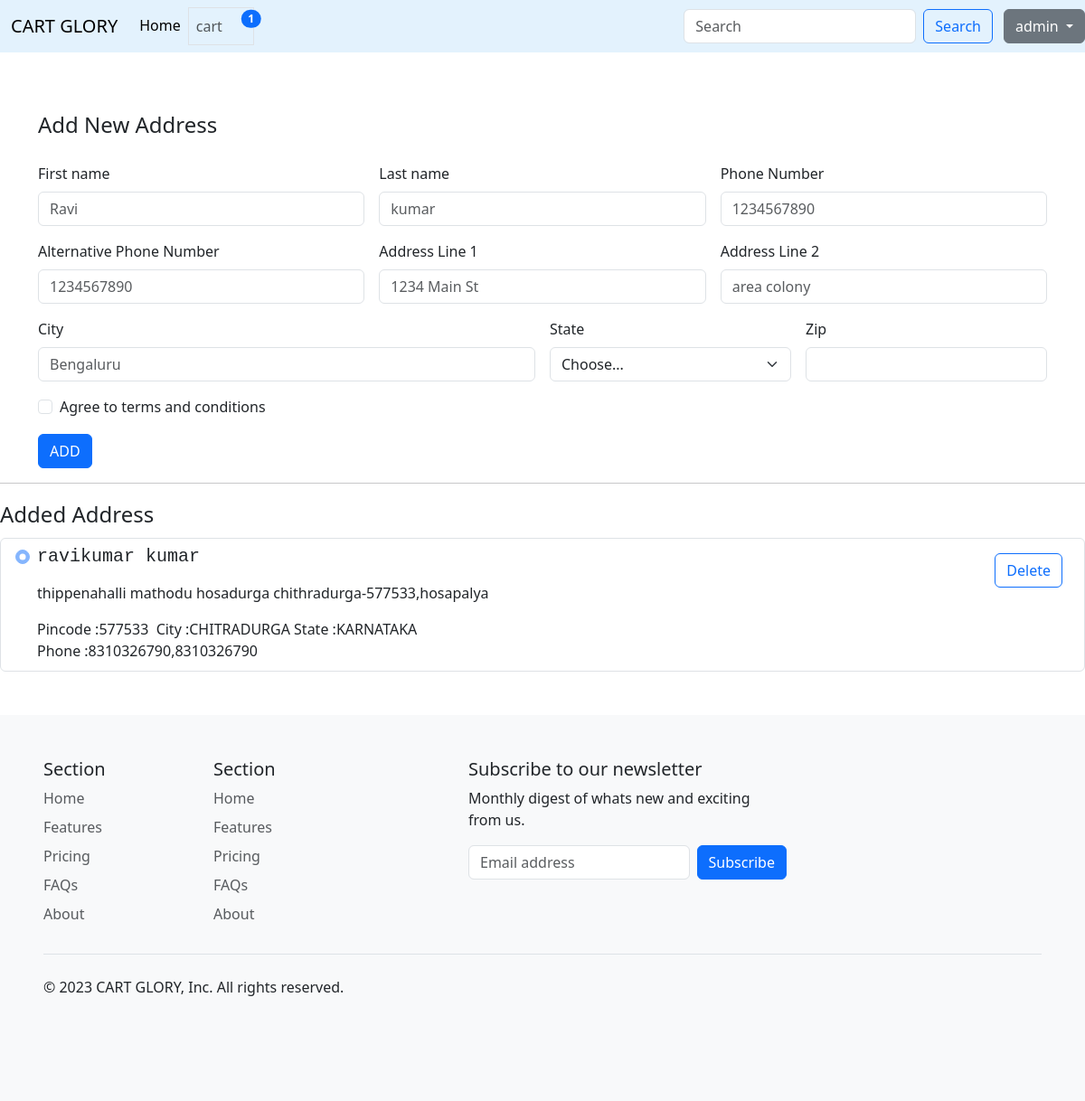
Screenshot of /add-address/ (signed in) with the database file from the repository.
### dashboard/models.py (models this page shows)
class address(models.Model):
    user=models.ForeignKey(User, on_delete=models.CASCADE)
    add_id=models.AutoField(primary_key=True)
    first_name=models.CharField(max_length=50)
    last_name=models.CharField(max_length=50)
    phone_number=models.IntegerField()
    Alt_phone_number=models.IntegerField()
    line_1=models.CharField(max_length=50)
    line_2=models.CharField(max_length=50)
    city=models.CharField(max_length=50)
    state=models.CharField(max_length=50)
    pin_code=models.IntegerField()
    hide=models.BooleanField(default=False)
    is_default=models.BooleanField(default=False)

### dashboard/views.py (the view, shortened to what this page needs)
# urls.py: path('add-address/',add_address.as_view(),name="add_address"),
class add_address(View):
    def get(self,request):
        if request.user.is_authenticated:
            adr=address.objects.filter(user=request.user,hide=False)
            restore=address.objects.filter(user=request.user,hide=True)
            cart_count=cart.objects.filter(Q(user=request.user) & Q(buy=False)).count()
            return render(request,"cart/add_address.html",{'cart_count':cart_count,'adr':adr,'restore':restore})
        else:
            return render(request,'account/login.html')

### template/cart/add_address.html (shortened to what this page needs)
{% extends "base.html" %}
{% load static %}
{% block start %}
<br>
<br>
<br>
<br>
<br>
<div class="container">
  <blockquote >
   <legend>Add New Address</legend>
    <form class="row g-3 needs-validation" validate method="post" action="{% url "add_address" %}" >
        <div class="col-md-4">
          <label for="validationCustom01" class="form-label">First name</label>
          <input type="text" class="form-control" id="validationCustom01" name="fname" placeholder="Ravi" required>
        </div>
        <div class="col-md-4">
          <label for="validationCustom02" class="form-label">Last name</label>
          <input type="text" class="form-control" id="validationCustom02" name="lname" placeholder="kumar" required>
        </div>
        <div class="col-md-4">
          <label for="validationCustom02" class="form-label">Phone Number</label>
          <input type="tel" class="form-control" id="validationCustom02" name="phone" placeholder="1234567890"required>
        </div>
        <div class="col-md-4">
          <label for="validationCustom02" class="form-label">Alternative Phone Number</label>
          <input type="tel" class="form-control" id="validationCustom02" name="alphone" placeholder="1234567890">
        </div>
        <div class="col-md-4">
          <label for="validationCustomUsername" class="form-label">Address Line 1</label>
          <div class="input-group has-validation">
            <input type="text" class="form-control" id="validationCustomUsername" name="ad1" placeholder="1234 Main St" aria-describedby="inputGroupPrepend" required>
          </div>
        </div>
        <div class="col-md-4">
          <label for="validationCustomUsername" class="form-label">Address Line 2</label>
          <div class="input-group has-validation">
            <input type="text" class="form-control" id="validationCustomUsername" name="ad2" placeholder="area colony" aria-describedby="inputGroupPrepend" required>
          </div>
        </div>
        <div class="col-md-6">
          <label for="validationCustom03" class="form-label">City</label>
          <input type="text" class="form-control" id="validationCustom03" name="city" placeholder="Bengaluru" required>
        </div>
        <div class="col-md-3">
          <label for="validationCustom04" class="form-label">State</label>
          <select class="form-select" id="validationCustom04" name="state" required>
            <option selected disabled value="">Choose...</option>
          </select>
        </div>
        <div class="col-md-3">
          <label for="validationCustom05" class="form-label">Zip</label>
          <input type="text" class="form-control" id="validationCustom05" name="zip" required>
        </div>
        <div class="col-12">
          <div class="form-check">
            <input class="form-check-input" type="checkbox" value="" id="invalidCheck" required>
            <label class="form-check-label" for="invalidCheck">
              Agree to terms and conditions
            </label>
          </div>
        </div>
        <div class="col-12">
          <button class="btn btn-primary" type="submit">ADD</button>
        </div>
      </form>
</blockquote>
</div>
<hr>
<legend>Added Address</legend>
    <ol class="list-group ">
        {% for i in adr %}
          <li class="list-group-item">
            <div class="form-check form-check-inline">
              <input class="form-check-input " disabled type="radio" name="radio" id="inlineRadio1"  {% if i.is_default == True %}checked {%endif%}>
              <label class="" for="inlineRadio1">
                <pre><h5 class="card-title">{{i.first_name}} {{i.last_name}}</h5></pre>
                <p class="card-text" style="text-transform: lowercase;">{{i.line_1}},{{i.line_2}}</p>
                <label>Pincode : </label>{{i.pin_code}} <label></label>
                <label>City : </label>{{i.city}} <label>State : </label>{{i.state}}<br>
                <label>Phone : </label>{{i.phone_number}},{{i.Alt_phone_number}}<br>
              </label>
            </div>
            <a  href="{% url "hide_address" i.add_id %}" class="btn btn-outline-primary float-end m-2">Delete</a>
          </li>
        {% endfor%}
    </ol>
{% endblock start %}

### template/navbar.html (shortened to what this page needs)
<div class="position-fixed top-0 w-100 " style="z-index:5;">
<nav class="navbar navbar-expand-lg navbar-light " style="background-color: #e3f2fd;">
    <div class="container-fluid ">
      <a class="navbar-brand" href="{% url "dashboard" %}">CART GLORY</a>
      <div class="navbar-collapse collapse" id="navbarColor03" style="">
        <ul class="navbar-nav me-auto mb-2 mb-lg-0">
          <li class="nav-item">
            <a class="nav-link active" aria-current="page" href="{% url "dashboard" %}">Home</a>
          </li>
          {% if user.is_authenticated %}
          <li class="nav-item border">
            <a class="nav-link" href="{% url "cart_data" %}">cart
              <span class="position-relative top-0 start-50 translate-middle badge rounded-pill bg-primary">
                {{cart_count}}
              </span>
            </a>
          </li>
          {% endif %}
        </ul>
        <form class="d-flex" method="get" action="{% url "search" %}">
          <input class="form-control me-2" type="search" name="search" placeholder="Search" aria-label="Search">
          <button class="btn btn-outline-primary" type="submit">Search</button>
        </form>
      </div>
    </div>
    {% if user.is_authenticated%}
    <div class="btn-group dropdown">
        <a class="btn btn-secondary dropdown-toggle" data-bs-toggle="dropdown" aria-expanded="false">
            {{user.username}}
        </a>
      </div>
      {%endif%}
  </nav>
</div>

### rows the page displays
address: is_default "☑ ravikumar kumar thippenahalli", first_name "ravikumar", last_name "kumar", line_1 "thippenahalli mathodu hosadurga chithradurga-577533", line_2 "hosapalya", pin_code "577533", city "CHITRADURGA", state "KARNATAKA", phone_number "8310326790", Alt_phone_number "8310326790"

### other values shown
{{ cart_count }} "1"
{{ user.username }} "admin"
